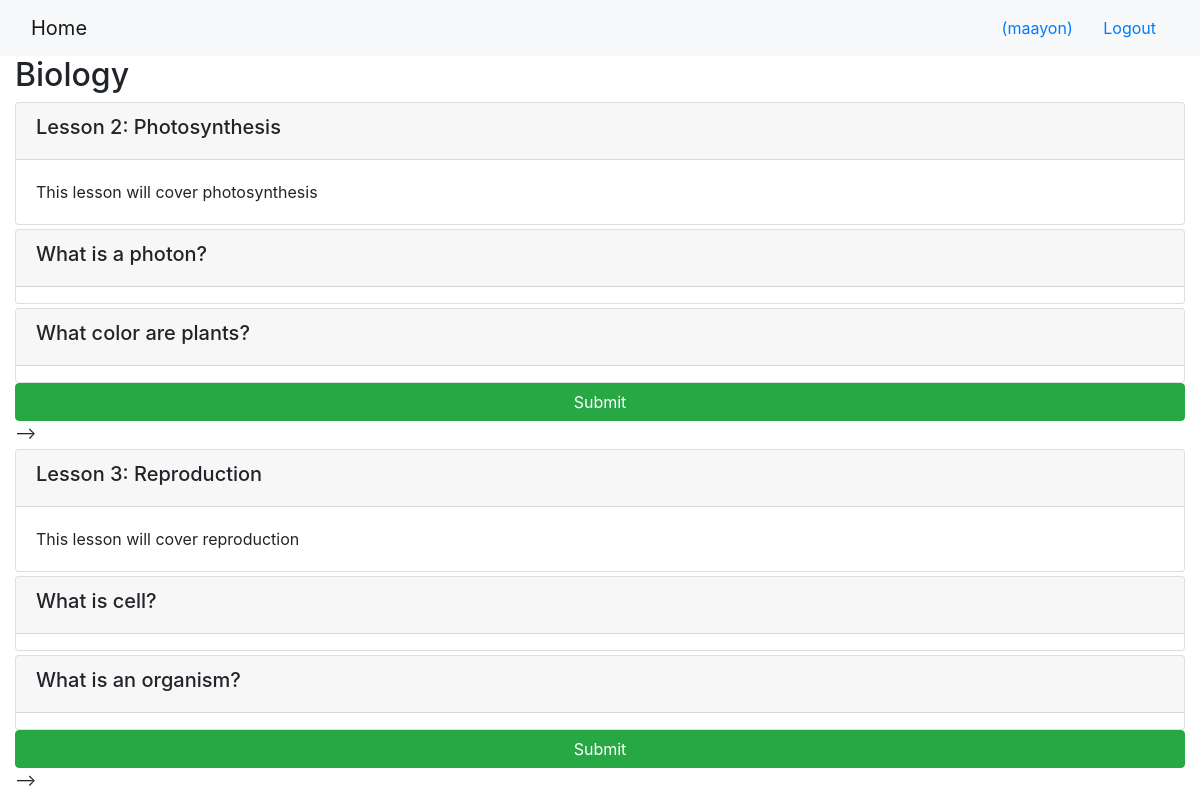
/onlinecourse/1/ (signed in), run on the app's committed database.
### onlinecourse/models.py (models this page shows, shortened)
class Course(models.Model):
    name = models.CharField(null=False, max_length=30, default='online course')
    image = models.ImageField(upload_to='course_images/')
    description = models.CharField(max_length=1000)
    pub_date = models.DateField(null=True)
    instructors = models.ManyToManyField(Instructor)
    users = models.ManyToManyField(settings.AUTH_USER_MODEL, through='Enrollment')
    total_enrollment = models.IntegerField(default=0)
    is_enrolled = False

class Lesson(models.Model):
    title = models.CharField(max_length=200, default="title")
    order = models.IntegerField(default=0)
    course = models.ForeignKey(Course, on_delete=models.CASCADE)
    content = models.TextField()

class Question(models.Model):
    question_text = models.CharField(max_length=500)
    lesson_id = models.ForeignKey(Lesson, on_delete=models.CASCADE)
    grade = models.FloatField(default=0)

### onlinecourse/views.py (the view)
# urls.py: path('<int:pk>/', views.CourseDetailView.as_view(), name='course_details'),
class CourseDetailView(generic.DetailView):
    model = Course
    template_name = 'onlinecourse/course_detail_bootstrap.html'

### onlinecourse/templates/onlinecourse/course_detail_bootstrap.html (shortened to what this page needs)
<!DOCTYPE html>
<html lang="en">
<head>
     {% load static %}
    <link rel="stylesheet" href="https://maxcdn.bootstrapcdn.com/bootstrap/4.5.2/css/bootstrap.min.css">
</head>
<body>
    <nav class="navbar navbar-light bg-light">
        <div class="container-fluid">
            <div class="navbar-header">
                  <a class="navbar-brand" href="{% url 'onlinecourse:index' %}">Home</a>
            </div>
            <ul class="nav navbar-nav navbar-right">
                {% if user.is_authenticated %}
                <li>
                    <a class="btn btn-link" href="#">{{ user.first_name }}({{ user.username }})</a>
                    <a class="btn btn-link" href="{% url 'onlinecourse:logout' %}">Logout</a>
                </li>
                {% endif %}
            </ul>
        </div>
    </nav>
    <div class="container-fluid">
            <h2>{{ course.name }}</h2>
            <div class="card-columns-vertical">
                {% for lesson in course.lesson_set.all %}
                    <div class="card mt-1">
                        <div class="card-header"><h5>Lesson {{lesson.order|add:1}}: {{lesson.title}}</h5></div>
                        <div class="card-body">{{lesson.content}}</div>
                    </div>
                    <form id="questionform" action="point to a submit view" method="post">
                        {% for question in lesson.question_set.all %}
                        <div class="card mt-1">
                            <div class="card-header"><h5>{{ question.question_text}}</h5></div>
                        </div>
                        {% endfor %}
                    <input class="btn btn-success btn-block" type="submit" value="Submit">
            </form> -->
            {% endfor %}
            </div>
    </div>
</body>
</html>

### data on the page
Course: name "Biology"
Lesson: order|add "2", title "Photosynthesis", content "This lesson will cover photosynthesis"
Question: question_text "What is a photon?"
Question: question_text "What color are plants?"
Lesson: order|add "3", title "Reproduction", content "This lesson will cover reproduction"
Question: question_text "What is cell?"
Question: question_text "What is an organism?"

### other printed values
{{ user.username }} "maayon"
